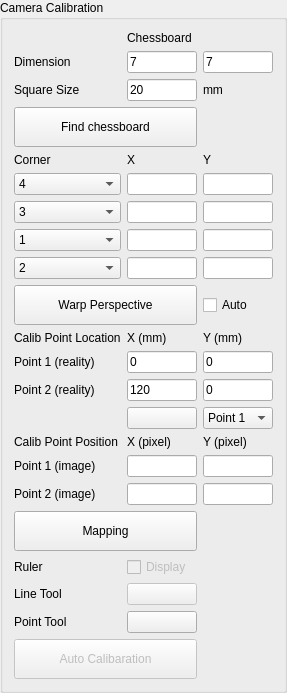
           <widget class="QGroupBox" name="groupBox">
            <property name="enabled">
             <bool>true</bool>
            </property>
            <property name="title">
             <string>Camera Calibration</string>
            </property>
            <layout class="QGridLayout" name="gridLayout">
             <item row="25" column="0">
              <widget class="QLabel" name="label_34">
               <property name="text">
                <string>Ruler</string>
               </property>
              </widget>
             </item>
             <item row="9" column="0" colspan="2">
              <widget class="QPushButton" name="pbWarpPerspective">
               <property name="minimumSize">
                <size>
                 <width>0</width>
                 <height>40</height>
                </size>
               </property>
               <property name="text">
                <string>Warp Perspective</string>
               </property>
               <property name="icon">
                <iconset resource="../../../DeltaXSoftware/resource.qrc">
                 <normaloff>:/icon/icons8_opacity_48px.png</normaloff>:/icon/icons8_opacity_48px.png</iconset>
               </property>
               <property name="iconSize">
                <size>
                 <width>32</width>
                 <height>32</height>
                </size>
               </property>
              </widget>
             </item>
             <item row="20" column="0">
              <widget class="QLabel" name="label_36">
               <property name="text">
                <string>Point 2 (image)</string>
               </property>
              </widget>
             </item>
             <item row="15" column="0">
              <widget class="QLabel" name="label_35">
               <property name="text">
                <string>Point 2 (reality)</string>
               </property>
              </widget>
             </item>
             <item row="26" column="0">
              <widget class="QLabel" name="label_32">
               <property name="text">
                <string>Line Tool</string>
               </property>
              </widget>
             </item>
             <item row="2" column="1">
              <widget class="QLineEdit" name="leChessCellSize">
               <property name="sizePolicy">
                <sizepolicy hsizetype="Minimum" vsizetype="Minimum">
                 <horstretch>0</horstretch>
                 <verstretch>0</verstretch>
                </sizepolicy>
               </property>
               <property name="minimumSize">
                <size>
                 <width>20</width>
                 <height>0</height>
                </size>
               </property>
               <property name="maximumSize">
                <size>
                 <width>70</width>
                 <height>16777215</height>
                </size>
               </property>
               <property name="text">
                <string>20</string>
               </property>
              </widget>
             </item>
             <item row="26" column="1">
              <widget class="QPushButton" name="pbLineTool">
               <property name="enabled">
                <bool>false</bool>
               </property>
               <property name="minimumSize">
                <size>
                 <width>0</width>
                 <height>0</height>
                </size>
               </property>
               <property name="text">
                <string/>
               </property>
               <property name="icon">
                <iconset resource="../../../DeltaXSoftware/resource.qrc">
                 <normaloff>:/icon/icons8_line_48px.png</normaloff>:/icon/icons8_line_48px.png</iconset>
               </property>
              </widget>
             </item>
             <item row="6" column="0">
              <widget class="QComboBox" name="cbCorner2">
               <property name="currentText">
                <string>3</string>
               </property>
               <property name="currentIndex">
                <number>2</number>
               </property>
               <item>
                <property name="text">
                 <string>1</string>
                </property>
               </item>
               <item>
                <property name="text">
                 <string>2</string>
                </property>
               </item>
               <item>
                <property name="text">
                 <string>3</string>
                </property>
               </item>
               <item>
                <property name="text">
                 <string>4</string>
                </property>
               </item>
              </widget>
             </item>
             <item row="8" column="0">
              <widget class="QComboBox" name="cbCorner4">
               <property name="currentText">
                <string>2</string>
               </property>
               <property name="currentIndex">
                <number>1</number>
               </property>
               <item>
                <property name="text">
                 <string>1</string>
                </property>
               </item>
               <item>
                <property name="text">
                 <string>2</string>
                </property>
               </item>
               <item>
                <property name="text">
                 <string>3</string>
                </property>
               </item>
               <item>
                <property name="text">
                 <string>4</string>
                </property>
               </item>
              </widget>
             </item>
             <item row="24" column="0" colspan="2">
              <widget class="QPushButton" name="pbMapping">
               <property name="minimumSize">
                <size>
                 <width>0</width>
                 <height>40</height>
                </size>
               </property>
               <property name="text">
                <string>Mapping</string>
               </property>
               <property name="icon">
                <iconset resource="../../../DeltaXSoftware/resource.qrc">
                 <normaloff>:/icon/icons8_grid_3_48px_1.png</normaloff>:/icon/icons8_grid_3_48px_1.png</iconset>
               </property>
               <property name="iconSize">
                <size>
                 <width>32</width>
                 <height>32</height>
                </size>
               </property>
              </widget>
             </item>
             <item row="7" column="1">
              <widget class="QLineEdit" name="leCorner3X">
               <property name="sizePolicy">
                <sizepolicy hsizetype="Minimum" vsizetype="Minimum">
                 <horstretch>0</horstretch>
                 <verstretch>0</verstretch>
                </sizepolicy>
               </property>
               <property name="minimumSize">
                <size>
                 <width>20</width>
                 <height>0</height>
                </size>
               </property>
               <property name="maximumSize">
                <size>
                 <width>70</width>
                 <height>16777215</height>
                </size>
               </property>
               <property name="text">
                <string/>
               </property>
              </widget>
             </item>
             <item row="14" column="0">
              <widget class="QLabel" name="label_31">
               <property name="text">
                <string>Point 1 (reality)</string>
               </property>
              </widget>
             </item>
             <item row="14" column="1">
              <widget class="QLineEdit" name="leXCalibPoint1Location">
               <property name="sizePolicy">
                <sizepolicy hsizetype="Minimum" vsizetype="Minimum">
                 <horstretch>0</horstretch>
                 <verstretch>0</verstretch>
                </sizepolicy>
               </property>
               <property name="minimumSize">
                <size>
                 <width>20</width>
                 <height>0</height>
                </size>
               </property>
               <property name="maximumSize">
                <size>
                 <width>70</width>
                 <height>16777215</height>
                </size>
               </property>
               <property name="text">
                <string>0</string>
               </property>
              </widget>
             </item>
             <item row="15" column="2">
              <widget class="QLineEdit" name="leYCalibPoint2Location">
               <property name="sizePolicy">
                <sizepolicy hsizetype="Minimum" vsizetype="Minimum">
                 <horstretch>0</horstretch>
                 <verstretch>0</verstretch>
                </sizepolicy>
               </property>
               <property name="minimumSize">
                <size>
                 <width>20</width>
                 <height>0</height>
                </size>
               </property>
               <property name="maximumSize">
                <size>
                 <width>70</width>
                 <height>16777215</height>
                </size>
               </property>
               <property name="text">
                <string>0</string>
               </property>
              </widget>
             </item>
             <item row="15" column="1">
              <widget class="QLineEdit" name="leXCalibPoint2Location">
               <property name="sizePolicy">
                <sizepolicy hsizetype="Minimum" vsizetype="Minimum">
                 <horstretch>0</horstretch>
                 <verstretch>0</verstretch>
                </sizepolicy>
               </property>
               <property name="minimumSize">
                <size>
                 <width>20</width>
                 <height>0</height>
                </size>
               </property>
               <property name="maximumSize">
                <size>
                 <width>70</width>
                 <height>16777215</height>
                </size>
               </property>
               <property name="text">
                <string>120</string>
               </property>
              </widget>
             </item>
             <item row="4" column="2">
              <widget class="QLabel" name="label_20">
               <property name="text">
                <string>Y</string>
               </property>
              </widget>
             </item>
             <item row="7" column="2">
              <widget class="QLineEdit" name="leCorner3Y">
               <property name="minimumSize">
                <size>
                 <width>20</width>
                 <height>0</height>
                </size>
               </property>
               <property name="maximumSize">
                <size>
                 <width>70</width>
                 <height>16777215</height>
                </size>
               </property>
               <property name="text">
                <string/>
               </property>
              </widget>
             </item>
             <item row="8" column="2">
              <widget class="QLineEdit" name="leCorner4Y">
               <property name="minimumSize">
                <size>
                 <width>20</width>
                 <height>0</height>
                </size>
               </property>
               <property name="maximumSize">
                <size>
                 <width>70</width>
                 <height>16777215</height>
                </size>
               </property>
               <property name="text">
                <string/>
               </property>
              </widget>
             </item>
             <item row="12" column="2">
              <widget class="QLabel" name="label_22">
               <property name="text">
                <string>Y (mm)</string>
               </property>
              </widget>
             </item>
             <item row="20" column="1">
              <widget class="QLineEdit" name="leXCalibPoint2Position">
               <property name="sizePolicy">
                <sizepolicy hsizetype="Minimum" vsizetype="Minimum">
                 <horstretch>0</horstretch>
                 <verstretch>0</verstretch>
                </sizepolicy>
               </property>
               <property name="minimumSize">
                <size>
                 <width>20</width>
                 <height>0</height>
                </size>
               </property>
               <property name="maximumSize">
                <size>
                 <width>70</width>
                 <height>16777215</height>
                </size>
               </property>
               <property name="text">
                <string/>
               </property>
              </widget>
             </item>
             <item row="6" column="2">
              <widget class="QLineEdit" name="leCorner2Y">
               <property name="minimumSize">
                <size>
                 <width>20</width>
                 <height>0</height>
                </size>
               </property>
               <property name="maximumSize">
                <size>
                 <width>70</width>
                 <height>16777215</height>
                </size>
               </property>
               <property name="text">
                <string/>
               </property>
              </widget>
             </item>
             <item row="20" column="2">
              <widget class="QLineEdit" name="leYCalibPoint2Position">
               <property name="sizePolicy">
                <sizepolicy hsizetype="Minimum" vsizetype="Minimum">
                 <horstretch>0</horstretch>
                 <verstretch>0</verstretch>
                </sizepolicy>
               </property>
               <property name="minimumSize">
                <size>
                 <width>20</width>
                 <height>0</height>
                </size>
               </property>
               <property name="maximumSize">
                <size>
                 <width>70</width>
                 <height>16777215</height>
                </size>
               </property>
               <property name="text">
                <string/>
               </property>
              </widget>
             </item>
             <item row="12" column="0">
              <widget class="QLabel" name="label_30">
               <property name="text">
                <string>Calib Point Location</string>
               </property>
              </widget>
             </item>
             <item row="4" column="1">
              <widget class="QLabel" name="label_19">
               <property name="text">
                <string>X</string>
               </property>
              </widget>
             </item>
             <item row="4" column="0">
              <widget class="QLabel" name="label_2">
               <property name="text">
                <string>Corner</string>
               </property>
              </widget>
             </item>
             <item row="6" column="1">
              <widget class="QLineEdit" name="leCorner2X">
               <property name="sizePolicy">
                <sizepolicy hsizetype="Minimum" vsizetype="Minimum">
                 <horstretch>0</horstretch>
                 <verstretch>0</verstretch>
                </sizepolicy>
               </property>
               <property name="minimumSize">
                <size>
                 <width>20</width>
                 <height>0</height>
                </size>
               </property>
               <property name="maximumSize">
                <size>
                 <width>70</width>
                 <height>16777215</height>
                </size>
               </property>
               <property name="text">
                <string/>
               </property>
              </widget>
             </item>
             <item row="17" column="2">
              <widget class="QLabel" name="label_27">
               <property name="text">
                <string>Y (pixel)</string>
               </property>
              </widget>
             </item>
             <item row="28" column="0" colspan="2">
              <widget class="QPushButton" name="pbAutoCalibration">
               <property name="enabled">
                <bool>false</bool>
               </property>
               <property name="minimumSize">
                <size>
                 <width>0</width>
                 <height>40</height>
                </size>
               </property>
               <property name="text">
                <string>Auto Calibaration</string>
               </property>
               <property name="icon">
                <iconset resource="../../../DeltaXSoftware/resource.qrc">
                 <normaloff>:/icon/icons8_3d_model_48px.png</normaloff>:/icon/icons8_3d_model_48px.png</iconset>
               </property>
               <property name="iconSize">
                <size>
                 <width>32</width>
                 <height>32</height>
                </size>
               </property>
              </widget>
             </item>
             <item row="5" column="1">
              <widget class="QLineEdit" name="leCorner1X">
               <property name="sizePolicy">
                <sizepolicy hsizetype="Minimum" vsizetype="Minimum">
                 <horstretch>0</horstretch>
                 <verstretch>0</verstretch>
                </sizepolicy>
               </property>
               <property name="minimumSize">
                <size>
                 <width>70</width>
                 <height>0</height>
                </size>
               </property>
               <property name="maximumSize">
                <size>
                 <width>70</width>
                 <height>16777215</height>
                </size>
               </property>
               <property name="text">
                <string/>
               </property>
              </widget>
             </item>
             <item row="27" column="1">
              <widget class="QPushButton" name="pbPointTool">
               <property name="enabled">
                <bool>true</bool>
               </property>
               <property name="minimumSize">
                <size>
                 <width>0</width>
                 <height>0</height>
                </size>
               </property>
               <property name="text">
                <string/>
               </property>
               <property name="icon">
                <iconset resource="../../../DeltaXSoftware/resource.qrc">
                 <normaloff>:/icon/icons8_select_48px.png</normaloff>:/icon/icons8_select_48px.png</iconset>
               </property>
              </widget>
             </item>
             <item row="27" column="0">
              <widget class="QLabel" name="label_33">
               <property name="text">
                <string>Point Tool</string>
               </property>
              </widget>
             </item>
             <item row="16" column="2">
              <widget class="QComboBox" name="cbSelectedPoint">
               <item>
                <property name="text">
                 <string>Point 1</string>
                </property>
               </item>
               <item>
                <property name="text">
                 <string>Point 2</string>
                </property>
               </item>
              </widget>
             </item>
             <item row="25" column="1">
              <widget class="QCheckBox" name="checkBox">
               <property name="enabled">
                <bool>false</bool>
               </property>
               <property name="text">
                <string>Display</string>
               </property>
              </widget>
             </item>
             <item row="5" column="0">
              <widget class="QComboBox" name="cbCorner1">
               <property name="currentText">
                <string>4</string>
               </property>
               <property name="currentIndex">
                <number>3</number>
               </property>
               <item>
                <property name="text">
                 <string>1</string>
                </property>
               </item>
               <item>
                <property name="text">
                 <string>2</string>
                </property>
               </item>
               <item>
                <property name="text">
                 <string>3</string>
                </property>
               </item>
               <item>
                <property name="text">
                 <string>4</string>
                </property>
               </item>
              </widget>
             </item>
             <item row="5" column="2">
              <widget class="QLineEdit" name="leCorner1Y">
               <property name="minimumSize">
                <size>
                 <width>70</width>
                 <height>0</height>
                </size>
               </property>
               <property name="maximumSize">
                <size>
                 <width>70</width>
                 <height>16777215</height>
                </size>
               </property>
               <property name="text">
                <string/>
               </property>
              </widget>
             </item>
             <item row="17" column="1">
              <widget class="QLabel" name="label_26">
               <property name="text">
                <string>X (pixel)</string>
               </property>
              </widget>
             </item>
             <item row="7" column="0">
              <widget class="QComboBox" name="cbCorner3">
               <property name="currentText">
                <string>1</string>
               </property>
               <item>
                <property name="text">
                 <string>1</string>
                </property>
               </item>
               <item>
                <property name="text">
                 <string>2</string>
                </property>
               </item>
               <item>
                <property name="text">
                 <string>3</string>
                </property>
               </item>
               <item>
                <property name="text">
                 <string>4</string>
                </property>
               </item>
              </widget>
             </item>
             <item row="12" column="1">
              <widget class="QLabel" name="label_21">
               <property name="text">
                <string>X (mm)</string>
               </property>
              </widget>
             </item>
             <item row="2" column="2">
              <widget class="QLabel" name="label_15">
               <property name="text">
                <string>mm</string>
               </property>
              </widget>
             </item>
             <item row="17" column="0">
              <widget class="QLabel" name="label_23">
               <property name="text">
                <string>Calib Point Position</string>
               </property>
              </widget>
             </item>
             <item row="16" column="1">
              <widget class="QPushButton" name="pbGetCalibPointTool">
               <property name="minimumSize">
                <size>
                 <width>0</width>
                 <height>0</height>
                </size>
               </property>
               <property name="text">
                <string/>
               </property>
               <property name="icon">
                <iconset resource="../../../DeltaXSoftware/resource.qrc">
                 <normaloff>:/icon/icons8_target_48px.png</normaloff>:/icon/icons8_target_48px.png</iconset>
               </property>
              </widget>
             </item>
             <item row="18" column="1">
              <widget class="QLineEdit" name="leXCalibPoint1Position">
               <property name="sizePolicy">
                <sizepolicy hsizetype="Minimum" vsizetype="Minimum">
                 <horstretch>0</horstretch>
                 <verstretch>0</verstretch>
                </sizepolicy>
               </property>
               <property name="minimumSize">
                <size>
                 <width>20</width>
                 <height>0</height>
                </size>
               </property>
               <property name="maximumSize">
                <size>
                 <width>70</width>
                 <height>16777215</height>
                </size>
               </property>
               <property name="text">
                <string/>
               </property>
              </widget>
             </item>
             <item row="2" column="0">
              <widget class="QLabel" name="label_14">
               <property name="text">
                <string>Square Size</string>
               </property>
              </widget>
             </item>
             <item row="0" column="1" colspan="2">
              <widget class="QLabel" name="label">
               <property name="text">
                <string>Chessboard</string>
               </property>
              </widget>
             </item>
             <item row="18" column="0">
              <widget class="QLabel" name="label_29">
               <property name="text">
                <string>Point 1 (image)</string>
               </property>
              </widget>
             </item>
             <item row="14" column="2">
              <widget class="QLineEdit" name="leYCalibPoint1Location">
               <property name="sizePolicy">
                <sizepolicy hsizetype="Minimum" vsizetype="Minimum">
                 <horstretch>0</horstretch>
                 <verstretch>0</verstretch>
                </sizepolicy>
               </property>
               <property name="minimumSize">
                <size>
                 <width>20</width>
                 <height>0</height>
                </size>
               </property>
               <property name="maximumSize">
                <size>
                 <width>70</width>
                 <height>16777215</height>
                </size>
               </property>
               <property name="text">
                <string>0</string>
               </property>
              </widget>
             </item>
             <item row="18" column="2">
              <widget class="QLineEdit" name="leYCalibPoint1Position">
               <property name="sizePolicy">
                <sizepolicy hsizetype="Minimum" vsizetype="Minimum">
                 <horstretch>0</horstretch>
                 <verstretch>0</verstretch>
                </sizepolicy>
               </property>
               <property name="minimumSize">
                <size>
                 <width>20</width>
                 <height>0</height>
                </size>
               </property>
               <property name="maximumSize">
                <size>
                 <width>70</width>
                 <height>16777215</height>
                </size>
               </property>
               <property name="text">
                <string/>
               </property>
              </widget>
             </item>
             <item row="8" column="1">
              <widget class="QLineEdit" name="leCorner4X">
               <property name="sizePolicy">
                <sizepolicy hsizetype="Minimum" vsizetype="Minimum">
                 <horstretch>0</horstretch>
                 <verstretch>0</verstretch>
                </sizepolicy>
               </property>
               <property name="minimumSize">
                <size>
                 <width>20</width>
                 <height>0</height>
                </size>
               </property>
               <property name="maximumSize">
                <size>
                 <width>70</width>
                 <height>16777215</height>
                </size>
               </property>
               <property name="text">
                <string/>
               </property>
              </widget>
             </item>
             <item row="9" column="2">
              <widget class="QCheckBox" name="cbWarpPerspectiveAuto">
               <property name="text">
                <string>Auto</string>
               </property>
              </widget>
             </item>
             <item row="3" column="0" colspan="2">
              <widget class="QPushButton" name="pbFindChessboard">
               <property name="minimumSize">
                <size>
                 <width>0</width>
                 <height>40</height>
                </size>
               </property>
               <property name="text">
                <string>Find chessboard</string>
               </property>
               <property name="icon">
                <iconset resource="../../../DeltaXSoftware/resource.qrc">
                 <normaloff>:/icon/icons8_chessboard_48px.png</normaloff>:/icon/icons8_chessboard_48px.png</iconset>
               </property>
               <property name="iconSize">
                <size>
                 <width>32</width>
                 <height>32</height>
                </size>
               </property>
              </widget>
             </item>
             <item row="1" column="0">
              <widget class="QLabel" name="label_13">
               <property name="text">
                <string>Dimension</string>
               </property>
              </widget>
             </item>
             <item row="1" column="2">
              <widget class="QLineEdit" name="lbChessSizeH">
               <property name="sizePolicy">
                <sizepolicy hsizetype="Expanding" vsizetype="Minimum">
                 <horstretch>0</horstretch>
                 <verstretch>0</verstretch>
                </sizepolicy>
               </property>
               <property name="maximumSize">
                <size>
                 <width>70</width>
                 <height>16777215</height>
                </size>
               </property>
               <property name="text">
                <string>7</string>
               </property>
              </widget>
             </item>
             <item row="1" column="1">
              <widget class="QLineEdit" name="lbChessSizeW">
               <property name="sizePolicy">
                <sizepolicy hsizetype="Minimum" vsizetype="Minimum">
                 <horstretch>0</horstretch>
                 <verstretch>0</verstretch>
                </sizepolicy>
               </property>
               <property name="minimumSize">
                <size>
                 <width>20</width>
                 <height>0</height>
                </size>
               </property>
               <property name="maximumSize">
                <size>
                 <width>70</width>
                 <height>16777215</height>
                </size>
               </property>
               <property name="text">
                <string>7</string>
               </property>
              </widget>
             </item>
            </layout>
           </widget>
